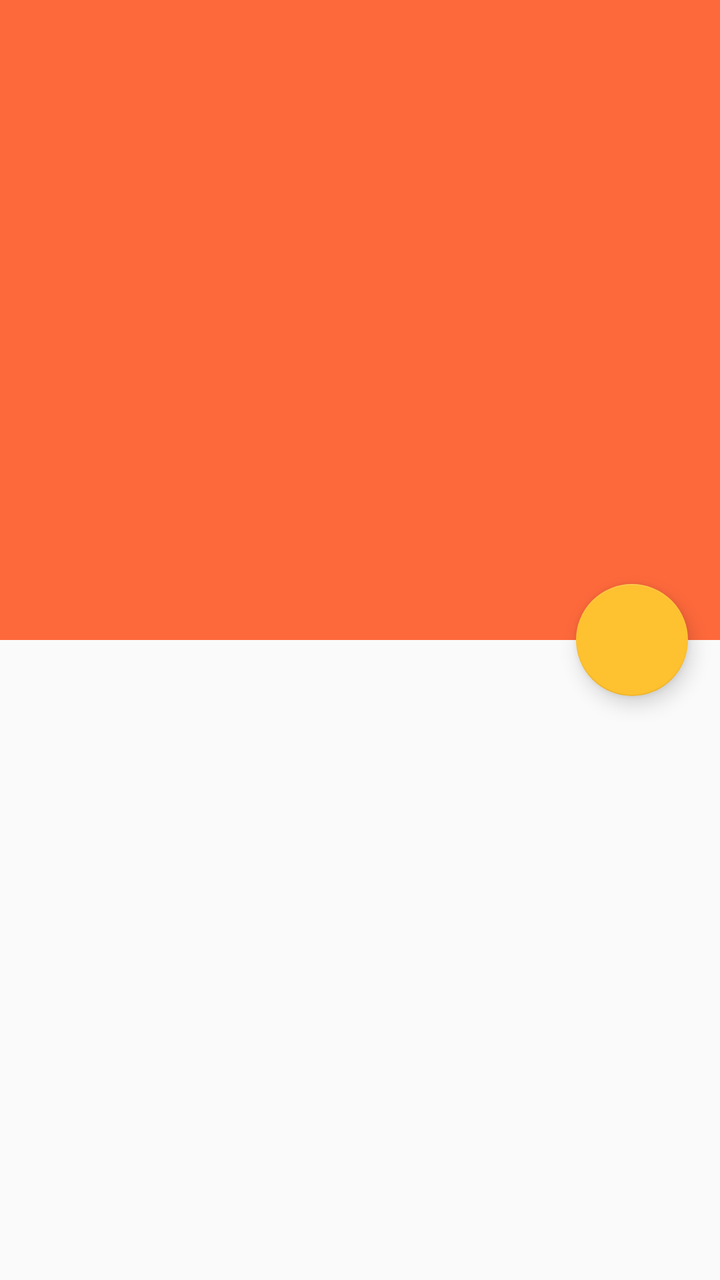
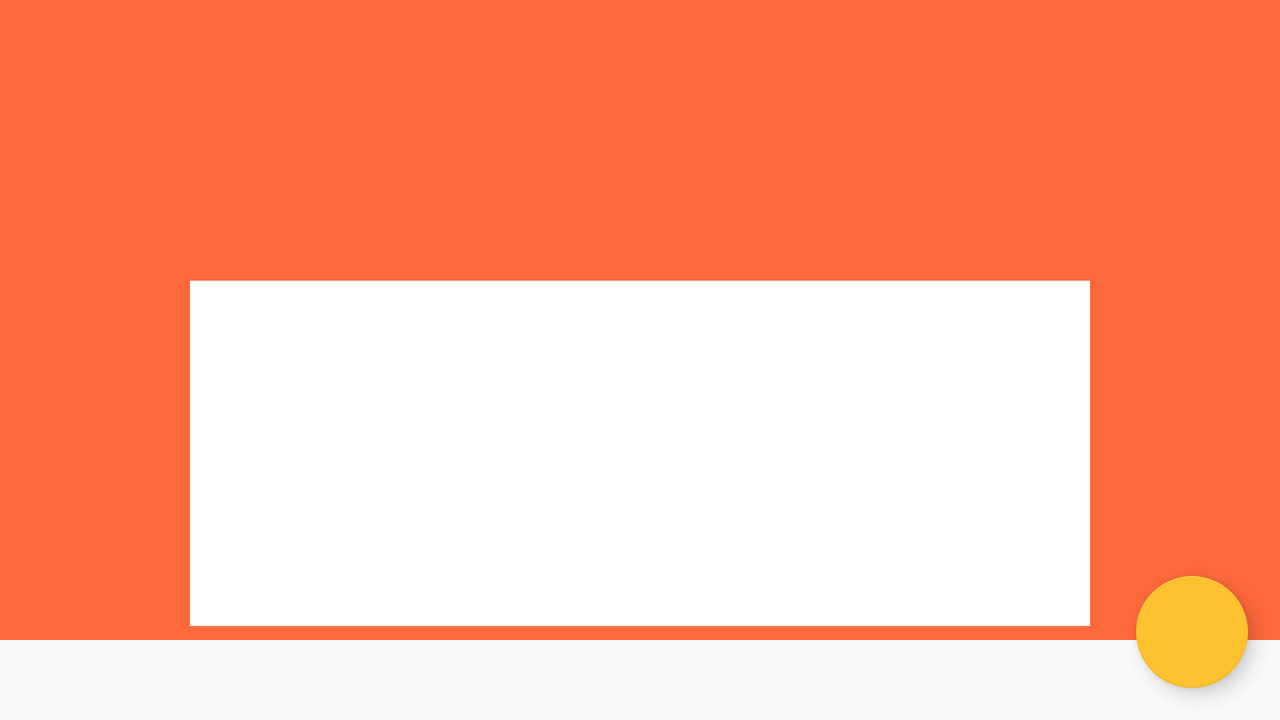

The same Android screen from two of the app's own layout files: first res/layout/ as a phone draws it, then the author's variant for another configuration, drawn on a device whose configuration selects that folder. Both files follow.
<!-- AndroidManifest.xml: activity theme AppTheme.NoActionBar -->
<!-- res/layout/fragment_article_detail.xml -->
<androidx.coordinatorlayout.widget.CoordinatorLayout
    xmlns:android="http://schemas.android.com/apk/res/android"
    xmlns:app="http://schemas.android.com/apk/res-auto"
    android:id="@+id/draw_insets_frame_layout"
    android:layout_width="match_parent"
    android:layout_height="match_parent"
    >

    <com.google.android.material.appbar.AppBarLayout
        android:id="@+id/appbar"
        android:layout_width="match_parent"
        android:layout_height="@dimen/detail_appbar_height"
        android:theme="@style/AppTheme.AppBarOverlay"
        >

        <com.google.android.material.appbar.CollapsingToolbarLayout
            android:id="@+id/toolbar"
            android:layout_width="match_parent"
            android:layout_height="match_parent"
            app:expandedTitleMarginEnd="64dp"
            app:expandedTitleMarginStart="48dp"
            app:layout_scrollFlags="scroll|exitUntilCollapsed">

            <FrameLayout
                android:id="@+id/photo_container"
                android:layout_width="match_parent"
                android:layout_height="match_parent"
                app:layout_collapseMode="parallax"
                app:layout_scrollFlags="scroll|enterAlways|enterAlwaysCollapsed"
                >

                <ImageView
                    android:id="@+id/thumbnail"
                    android:layout_width="match_parent"
                    android:layout_height="match_parent"
                    android:scaleType="centerCrop"
                    android:fitsSystemWindows="true"
                    />

                <View
                    android:layout_width="match_parent"
                    android:layout_height="match_parent"
                    android:background="@drawable/photo_background_protection" />

                <LinearLayout
                    android:id="@+id/meta_bar"
                    android:layout_width="match_parent"
                    android:layout_height="wrap_content"
                    android:layout_gravity="bottom"
                    android:orientation="vertical"
                    android:paddingLeft="@dimen/detail_inner_horiz_margin"
                    android:paddingRight="@dimen/detail_inner_horiz_margin"
                    android:paddingTop="@dimen/detail_metabar_vert_padding"
                    android:padding="@dimen/detail_metabar_vert_padding"
                    android:layout_marginBottom="@dimen/detail_metabar_vert_padding">

                    <TextView
                        android:id="@+id/article_title"
                        style="?android:attr/textAppearanceLarge"
                        android:layout_width="match_parent"
                        android:layout_height="wrap_content"
                        android:paddingBottom="@dimen/detail_metabar_title_bottom_padding"
                        android:textColor="@color/light_gray"
                        android:textStyle="bold"
                        android:lineSpacingMultiplier="0.9"
                        />

                    <TextView
                        android:id="@+id/article_byline"
                        style="?android:attr/textAppearanceSmall"
                        android:layout_width="wrap_content"
                        android:layout_height="wrap_content"
                        android:textColor="@color/light_gray" />
                </LinearLayout>

            </FrameLayout>

            <androidx.appcompat.widget.Toolbar
                android:id="@+id/detail_toolbar"
                android:layout_width="match_parent"
                android:layout_height="?attr/actionBarSize"
                app:popupTheme="@style/AppTheme.PopupOverlay"
                app:layout_scrollFlags="scroll|enterAlways"
                app:layout_collapseMode="pin"/>

        </com.google.android.material.appbar.CollapsingToolbarLayout>
    </com.google.android.material.appbar.AppBarLayout>

    <androidx.core.widget.NestedScrollView
        android:id="@+id/scrollView"
        android:layout_width="match_parent"
        android:layout_height="match_parent"
        app:layout_behavior="@string/appbar_scrolling_view_behavior">

        <LinearLayout
            android:id="@+id/details_text_container"
            android:layout_width="match_parent"
            android:layout_height="wrap_content"
            android:orientation="vertical"
            android:transitionGroup="true">

            <TextView
                android:id="@+id/article_body"
                style="?android:attr/textAppearanceMedium"
                android:textColor="@color/dark_gray"
                android:layout_width="match_parent"
                android:layout_height="wrap_content"
                android:textColorLink="@color/color_accent"
                android:layout_marginLeft="@dimen/activity_horizontal_margin"
                android:layout_marginRight="@dimen/activity_horizontal_margin"
                android:layout_marginBottom="@dimen/activity_vertical_margin"
                android:layout_marginTop="@dimen/activity_vertical_margin"
                android:paddingTop="@dimen/activity_vertical_margin"
                android:autoLink="web"
                android:linksClickable="true"
                android:lineSpacingMultiplier="@fraction/detail_body_line_spacing_multiplier" />
        </LinearLayout>

    </androidx.core.widget.NestedScrollView>

    <com.google.android.material.floatingactionbutton.FloatingActionButton
        android:id="@+id/share_fab"
        android:layout_width="wrap_content"
        android:layout_height="wrap_content"
        android:layout_margin="@dimen/fab_margin"
        app:fabSize="normal"
        android:src="@drawable/ic_share"
        android:contentDescription="@string/action_share"
        app:elevation="@dimen/fab_elevation"
        app:backgroundTint="@color/color_accent"
        app:layout_anchor="@id/appbar"
        app:layout_anchorGravity="bottom|end"
        app:pressedTranslationZ="@dimen/fab_press_translation_z" />

</androidx.coordinatorlayout.widget.CoordinatorLayout>
<!-- resources referenced by this layout -->
<resources>
  <color name="color_accent">#FEC12F</color>
  <color name="dark_gray">#424242</color>
  <color name="light_gray">#ffe0e0e0</color>
  <dimen name="activity_horizontal_margin">16dp</dimen>
  <dimen name="activity_vertical_margin">16dp</dimen>
  <dimen name="detail_appbar_height">320dp</dimen>
  <dimen name="detail_inner_horiz_margin">16dp</dimen>
  <dimen name="detail_metabar_title_bottom_padding">4dp</dimen>
  <dimen name="detail_metabar_vert_padding">16dp</dimen>
  <dimen name="fab_elevation">6dp</dimen>
  <dimen name="fab_margin">16dp</dimen>
  <dimen name="fab_press_translation_z">6dp</dimen>
  <string name="action_share">Share</string>
  <style name="AppTheme.AppBarOverlay" parent="ThemeOverlay.AppCompat.Dark.ActionBar" />
  <style name="AppTheme.PopupOverlay" parent="ThemeOverlay.AppCompat.Light" />
  <!-- from res/values-v21/ -->
  <style name="AppTheme.NoActionBar">
              <item name="android:windowActionBar">false</item>
              <item name="android:windowNoTitle">true</item>
              <item name="android:windowDrawsSystemBarBackgrounds">true</item>
              <item name="android:statusBarColor">@android:color/transparent</item>
              <item name="android:windowContentTransitions">true</item>
              <item name="android:windowEnterTransition">@transition/detail_transition_enter</item>
              <item name="android:windowReturnTransition">@transition/detail_transition_exit</item>
  
              
          </style>
</resources>
<!-- res/layout-land/fragment_article_detail.xml (the author's variant of the layout above) -->
<!-- drawn on the phone turned sideways -->
<?xml version="1.0" encoding="utf-8"?>
<androidx.coordinatorlayout.widget.CoordinatorLayout xmlns:android="http://schemas.android.com/apk/res/android"
    xmlns:app="http://schemas.android.com/apk/res-auto"
    android:id="@+id/draw_insets_frame_layout"
    android:layout_width="match_parent"
    android:layout_height="match_parent"
    android:fitsSystemWindows="true">

    <com.google.android.material.appbar.AppBarLayout
        android:id="@+id/parallax_bar"
        android:layout_width="match_parent"
        android:layout_height="@dimen/detail_appbar_height"
        android:fitsSystemWindows="true"
        android:theme="@style/AppTheme.AppBarOverlay"
        >

        <com.google.android.material.appbar.CollapsingToolbarLayout
            android:id="@+id/toolbar"
            android:layout_width="match_parent"
            android:layout_height="match_parent"
            android:fitsSystemWindows="true"
            app:expandedTitleMarginEnd="64dp"
            app:expandedTitleMarginStart="48dp"
            app:layout_scrollFlags="scroll|exitUntilCollapsed"
            >

            <FrameLayout
                android:id="@+id/photo_container"
                android:layout_width="match_parent"
                android:layout_height="match_parent"
                app:layout_collapseMode="parallax"
                app:layout_scrollFlags="scroll|enterAlways|enterAlwaysCollapsed">

                <ImageView
                    android:id="@+id/thumbnail"
                    android:layout_width="match_parent"
                    android:layout_height="match_parent"
                    android:fitsSystemWindows="true"
                    android:scaleType="centerCrop"
                    app:layout_collapseMode="parallax" />

                <View
                    android:layout_width="match_parent"
                    android:layout_height="match_parent"
                    android:background="@drawable/photo_background_protection" />

            </FrameLayout>

            <androidx.appcompat.widget.Toolbar
                android:id="@+id/detail_toolbar"
                android:layout_width="match_parent"
                android:layout_height="?attr/actionBarSize"
                app:layout_scrollFlags="scroll|enterAlways"
                app:layout_collapseMode="pin"
                app:popupTheme="@style/AppTheme.PopupOverlay" />

        </com.google.android.material.appbar.CollapsingToolbarLayout>
    </com.google.android.material.appbar.AppBarLayout>

    <androidx.core.widget.NestedScrollView
        android:id="@+id/scrollView"
        android:layout_width="match_parent"
        android:layout_height="match_parent"
        android:layout_marginTop="@dimen/detail_scroll_top_margin"
        app:layout_behavior="@string/appbar_scrolling_view_behavior">



            <LinearLayout
                android:layout_width="@dimen/detail_card_width"
                android:layout_height="wrap_content"
                android:layout_gravity="center_horizontal"
                app:elevation="@dimen/card_elevation"
                android:orientation="vertical"
                android:background="@android:color/white">

                <LinearLayout
                    android:id="@+id/meta_bar"
                    android:layout_width="match_parent"
                    android:layout_height="wrap_content"
                    android:layout_gravity="bottom"
                    android:layout_marginBottom="@dimen/detail_metabar_vert_padding"
                    android:orientation="vertical"
                    android:padding="@dimen/detail_metabar_vert_padding"
                    android:paddingLeft="@dimen/detail_inner_horiz_margin"
                    android:paddingRight="@dimen/detail_inner_horiz_margin"
                    android:paddingTop="@dimen/detail_metabar_vert_padding">

                    <TextView
                        android:id="@+id/article_title"
                        style="?android:attr/textAppearanceLarge"
                        android:layout_width="match_parent"
                        android:layout_height="wrap_content"
                        android:lineSpacingMultiplier="0.9"
                        android:paddingBottom="@dimen/detail_metabar_title_bottom_padding"
                        android:textColor="@color/light_gray"
                        android:textStyle="bold" />

                    <TextView
                        android:id="@+id/article_byline"
                        style="?android:attr/textAppearanceSmall"
                        android:layout_width="wrap_content"
                        android:layout_height="wrap_content"
                        android:textColor="@color/light_gray" />
                </LinearLayout>

                <TextView
                    android:id="@+id/article_body"
                    style="?android:attr/textAppearanceMedium"
                    android:layout_width="match_parent"
                    android:layout_height="wrap_content"
                    android:layout_marginBottom="@dimen/activity_vertical_margin"
                    android:layout_marginLeft="@dimen/activity_horizontal_margin"
                    android:layout_marginRight="@dimen/activity_horizontal_margin"
                    android:layout_marginTop="@dimen/activity_vertical_margin"
                    android:autoLink="web"
                    android:lineSpacingMultiplier="@fraction/detail_body_line_spacing_multiplier"
                    android:linksClickable="true"
                    android:paddingTop="@dimen/activity_vertical_margin"
                    android:textColor="@color/dark_gray"
                    android:textColorLink="@color/color_accent" />
            </LinearLayout>


    </androidx.core.widget.NestedScrollView>

    <com.google.android.material.floatingactionbutton.FloatingActionButton
        android:id="@+id/share_fab"
        android:layout_width="wrap_content"
        android:layout_height="wrap_content"
        android:layout_margin="@dimen/fab_margin"
        app:backgroundTint="@color/color_accent"
        android:contentDescription="@string/action_share"
        android:src="@drawable/ic_share"
        app:elevation="@dimen/fab_elevation"
        app:fabSize="normal"
        app:layout_anchor="@id/parallax_bar"
        app:layout_anchorGravity="bottom|end"
        app:pressedTranslationZ="@dimen/fab_press_translation_z" />

</androidx.coordinatorlayout.widget.CoordinatorLayout>
<!-- resources referenced by the variant -->
<!-- as the phone turned sideways resolves them -->
<resources>
  <color name="color_accent">#FEC12F</color>
  <color name="dark_gray">#424242</color>
  <color name="light_gray">#ffe0e0e0</color>
  <dimen name="activity_horizontal_margin">16dp</dimen>
  <dimen name="activity_vertical_margin">16dp</dimen>
  <dimen name="card_elevation">4dp</dimen>
  <dimen name="detail_appbar_height">320dp</dimen>
  <dimen name="detail_card_width">450dp</dimen>
  <dimen name="detail_inner_horiz_margin">16dp</dimen>
  <dimen name="detail_metabar_title_bottom_padding">4dp</dimen>
  <dimen name="detail_metabar_vert_padding">16dp</dimen>
  <dimen name="detail_scroll_top_margin">-180dp</dimen>
  <dimen name="fab_elevation">6dp</dimen>
  <dimen name="fab_margin">16dp</dimen>
  <dimen name="fab_press_translation_z">6dp</dimen>
  <string name="action_share">Share</string>
  <style name="AppTheme.AppBarOverlay" parent="ThemeOverlay.AppCompat.Dark.ActionBar" />
  <style name="AppTheme.PopupOverlay" parent="ThemeOverlay.AppCompat.Light" />
  <!-- from res/values-v21/ -->
  <style name="AppTheme.NoActionBar">
              <item name="android:windowActionBar">false</item>
              <item name="android:windowNoTitle">true</item>
              <item name="android:windowDrawsSystemBarBackgrounds">true</item>
              <item name="android:statusBarColor">@android:color/transparent</item>
              <item name="android:windowContentTransitions">true</item>
              <item name="android:windowEnterTransition">@transition/detail_transition_enter</item>
              <item name="android:windowReturnTransition">@transition/detail_transition_exit</item>
  
              
          </style>
</resources>
